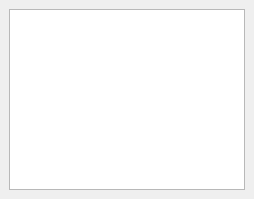
<?xml version="1.0" encoding="UTF-8"?>
<ui version="4.0">
 <class>LayerDockWidget</class>
 <widget class="QDockWidget" name="LayerDockWidget">
  <property name="geometry">
   <rect>
    <x>0</x>
    <y>0</y>
    <width>254</width>
    <height>199</height>
   </rect>
  </property>
  <property name="windowTitle">
   <string>Layers</string>
  </property>
  <widget class="QWidget" name="dockWidgetContents">
   <layout class="QVBoxLayout" name="verticalLayout">
    <item>
     <widget class="QListView" name="layerListView">
      <property name="selectionMode">
       <enum>QAbstractItemView::MultiSelection</enum>
      </property>
     </widget>
    </item>
   </layout>
  </widget>
 </widget>
 <resources/>
 <connections/>
</ui>
